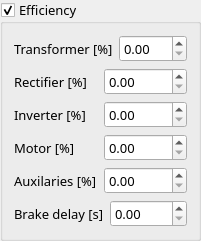
         <widget class="QGroupBox" name="gb_eff">
          <property name="sizePolicy">
           <sizepolicy hsizetype="Expanding" vsizetype="Minimum">
            <horstretch>0</horstretch>
            <verstretch>0</verstretch>
           </sizepolicy>
          </property>
          <property name="font">
           <font>
            <family>Fira Sans Medium</family>
            <pointsize>10</pointsize>
           </font>
          </property>
          <property name="title">
           <string>Efficiency</string>
          </property>
          <property name="checkable">
           <bool>true</bool>
          </property>
          <layout class="QVBoxLayout" name="verticalLayout_3">
           <item>
            <layout class="QHBoxLayout" name="horizontalLayout_48">
             <item>
              <widget class="QLabel" name="label_TRAFO_EFF">
               <property name="font">
                <font>
                 <family>Fira Sans Medium</family>
                 <pointsize>10</pointsize>
                </font>
               </property>
               <property name="text">
                <string>Transformer [%]</string>
               </property>
              </widget>
             </item>
             <item>
              <widget class="QDoubleSpinBox" name="TRAFO_EFF">
               <property name="font">
                <font>
                 <family>Fira Sans Medium</family>
                 <pointsize>10</pointsize>
                </font>
               </property>
               <property name="wrapping">
                <bool>false</bool>
               </property>
               <property name="specialValueText">
                <string/>
               </property>
               <property name="prefix">
                <string/>
               </property>
               <property name="suffix">
                <string/>
               </property>
               <property name="maximum">
                <double>100.000000000000000</double>
               </property>
              </widget>
             </item>
            </layout>
           </item>
           <item>
            <layout class="QHBoxLayout" name="horizontalLayout_54">
             <item>
              <widget class="QLabel" name="label_RECT_EFF">
               <property name="font">
                <font>
                 <family>Fira Sans Medium</family>
                 <pointsize>10</pointsize>
                </font>
               </property>
               <property name="text">
                <string>Rectifier [%]</string>
               </property>
              </widget>
             </item>
             <item>
              <widget class="QDoubleSpinBox" name="RECT_EFF">
               <property name="font">
                <font>
                 <family>Fira Sans Medium</family>
                 <pointsize>10</pointsize>
                </font>
               </property>
               <property name="wrapping">
                <bool>false</bool>
               </property>
               <property name="specialValueText">
                <string/>
               </property>
               <property name="prefix">
                <string/>
               </property>
               <property name="suffix">
                <string/>
               </property>
               <property name="maximum">
                <double>100.000000000000000</double>
               </property>
              </widget>
             </item>
            </layout>
           </item>
           <item>
            <layout class="QHBoxLayout" name="horizontalLayout_55">
             <item>
              <widget class="QLabel" name="label_INV_EFF">
               <property name="font">
                <font>
                 <family>Fira Sans Medium</family>
                 <pointsize>10</pointsize>
                </font>
               </property>
               <property name="text">
                <string>Inverter [%]</string>
               </property>
              </widget>
             </item>
             <item>
              <widget class="QDoubleSpinBox" name="INV_EFF">
               <property name="font">
                <font>
                 <family>Fira Sans Medium</family>
                 <pointsize>10</pointsize>
                </font>
               </property>
               <property name="wrapping">
                <bool>false</bool>
               </property>
               <property name="specialValueText">
                <string/>
               </property>
               <property name="prefix">
                <string/>
               </property>
               <property name="suffix">
                <string/>
               </property>
               <property name="maximum">
                <double>100.000000000000000</double>
               </property>
              </widget>
             </item>
            </layout>
           </item>
           <item>
            <layout class="QHBoxLayout" name="horizontalLayout_56">
             <item>
              <widget class="QLabel" name="label_MOTOR_EFF">
               <property name="font">
                <font>
                 <family>Fira Sans Medium</family>
                 <pointsize>10</pointsize>
                </font>
               </property>
               <property name="text">
                <string>Motor [%]</string>
               </property>
              </widget>
             </item>
             <item>
              <widget class="QDoubleSpinBox" name="MOTOR_EFF">
               <property name="font">
                <font>
                 <family>Fira Sans Medium</family>
                 <pointsize>10</pointsize>
                </font>
               </property>
               <property name="wrapping">
                <bool>false</bool>
               </property>
               <property name="specialValueText">
                <string/>
               </property>
               <property name="prefix">
                <string/>
               </property>
               <property name="suffix">
                <string/>
               </property>
               <property name="maximum">
                <double>100.000000000000000</double>
               </property>
              </widget>
             </item>
            </layout>
           </item>
           <item>
            <layout class="QHBoxLayout" name="horizontalLaya_8">
             <item>
              <widget class="QLabel" name="label_AUX_EFF">
               <property name="font">
                <font>
                 <family>Fira Sans Medium</family>
                 <pointsize>10</pointsize>
                </font>
               </property>
               <property name="text">
                <string>Auxilaries [%]</string>
               </property>
              </widget>
             </item>
             <item>
              <widget class="QDoubleSpinBox" name="AUX_EFF">
               <property name="font">
                <font>
                 <family>Fira Sans Medium</family>
                 <pointsize>10</pointsize>
                </font>
               </property>
               <property name="wrapping">
                <bool>false</bool>
               </property>
               <property name="specialValueText">
                <string/>
               </property>
               <property name="prefix">
                <string/>
               </property>
               <property name="suffix">
                <string/>
               </property>
               <property name="maximum">
                <double>100.000000000000000</double>
               </property>
              </widget>
             </item>
            </layout>
           </item>
           <item>
            <layout class="QHBoxLayout" name="horizontalLaya_12">
             <item>
              <widget class="QLabel" name="label_BRAKE_DELAY">
               <property name="font">
                <font>
                 <family>Fira Sans Medium</family>
                 <pointsize>10</pointsize>
                </font>
               </property>
               <property name="text">
                <string>Brake delay [s]</string>
               </property>
              </widget>
             </item>
             <item>
              <widget class="QDoubleSpinBox" name="BRAKE_DELAY">
               <property name="font">
                <font>
                 <family>Fira Sans Medium</family>
                 <pointsize>10</pointsize>
                </font>
               </property>
               <property name="wrapping">
                <bool>false</bool>
               </property>
               <property name="specialValueText">
                <string/>
               </property>
               <property name="prefix">
                <string/>
               </property>
               <property name="suffix">
                <string/>
               </property>
               <property name="maximum">
                <double>100.000000000000000</double>
               </property>
              </widget>
             </item>
            </layout>
           </item>
          </layout>
         </widget>
